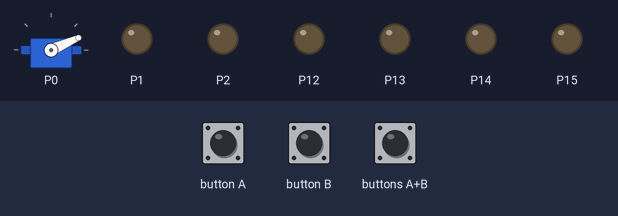
A program run on a simulated BBC micro:bit (MakeCode). On the bench: servo, output pins drawn as LEDs (lit = HIGH). The inputs (shaded band) are chosen by the test bench.

Above: at 2.2 s.
2.3 s: button A pressed for 0.15 s
At 3.2 s:
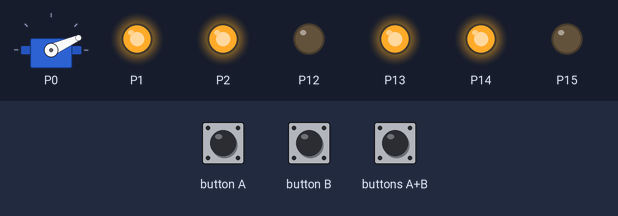
4.1 s: button B pressed for 0.15 s
At 4.6 s:
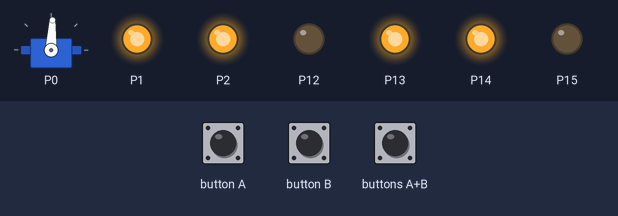
6.2 s: buttons A+B pressed for 0.15 s
At 7.3 s:
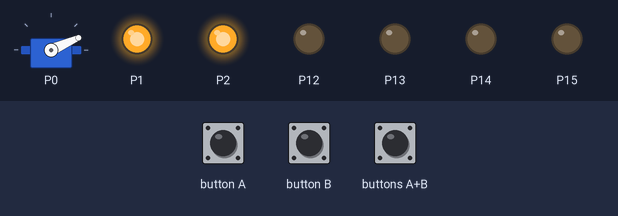
7.8 s: button B pressed for 0.15 s
At 8.3 s:
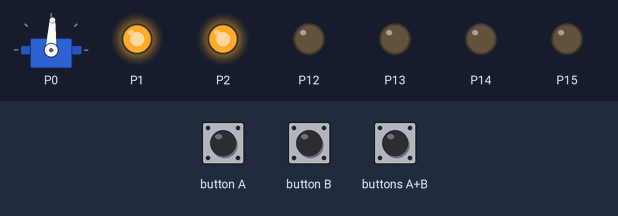
Timing chart, 0 to 10.8 s (numbered marks = the images above; inputs shaded):
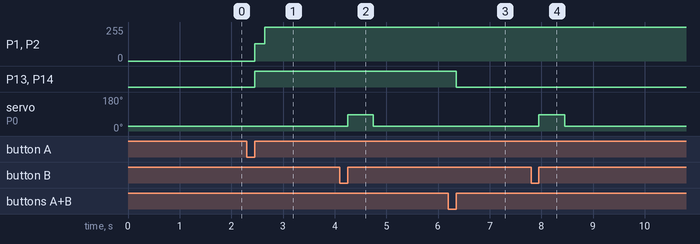

Measured:
- after the input at 2.3 s, P1, P2: 0/255 → 128/255 after 0.15 s, → 255/255 0.20 s later; P13, P14: LOW → HIGH after 0.15 s
- after the input at 4.1 s, servo on P0: 24° → 87° after 0.15 s, → 24° 0.50 s later
- after the input at 6.2 s, P13, P14: HIGH → LOW after 0.15 s
- after the input at 7.8 s, servo on P0: 24° → 87° after 0.15 s, → 24° 0.50 s later

The program:

main.ts
```typescript
input.onButtonPressed(Button.A, function () {
    pins.analogWritePin(AnalogPin.P1, Vd)
    pins.analogWritePin(AnalogPin.P2, Vg)
    for (let index = 0; index < 2; index++) {
        pins.digitalWritePin(DigitalPin.P12, 0)
        pins.digitalWritePin(DigitalPin.P13, 1)
        pins.digitalWritePin(DigitalPin.P14, 1)
        pins.digitalWritePin(DigitalPin.P15, 0)
        Vg += 256
        Vd += 256
        basic.pause(100)
    }
    Vd = 1023
    Vg = 1023
    pins.analogWritePin(AnalogPin.P1, Vd)
    pins.analogWritePin(AnalogPin.P2, Vg)
    pins.digitalWritePin(DigitalPin.P12, 0)
    pins.digitalWritePin(DigitalPin.P13, 1)
    pins.digitalWritePin(DigitalPin.P14, 1)
    pins.digitalWritePin(DigitalPin.P15, 0)
})
input.onButtonPressed(Button.AB, function () {
    pins.digitalWritePin(DigitalPin.P12, 0)
    pins.digitalWritePin(DigitalPin.P13, 0)
    pins.digitalWritePin(DigitalPin.P14, 0)
    pins.digitalWritePin(DigitalPin.P15, 0)
})
input.onButtonPressed(Button.B, function () {
    servos.P0.setAngle(87)
    basic.pause(500)
    servos.P0.setAngle(24)
})
let Vg = 0
let Vd = 0
servos.P0.setAngle(24)
Vd = 512
Vg = 512
basic.pause(1000)
servos.P0.stop()
```

test.ts
```typescript
// les tests vont ici ; cela ne sera pas compilé si ce paquet est utilisé en tant qu'extension.
```
